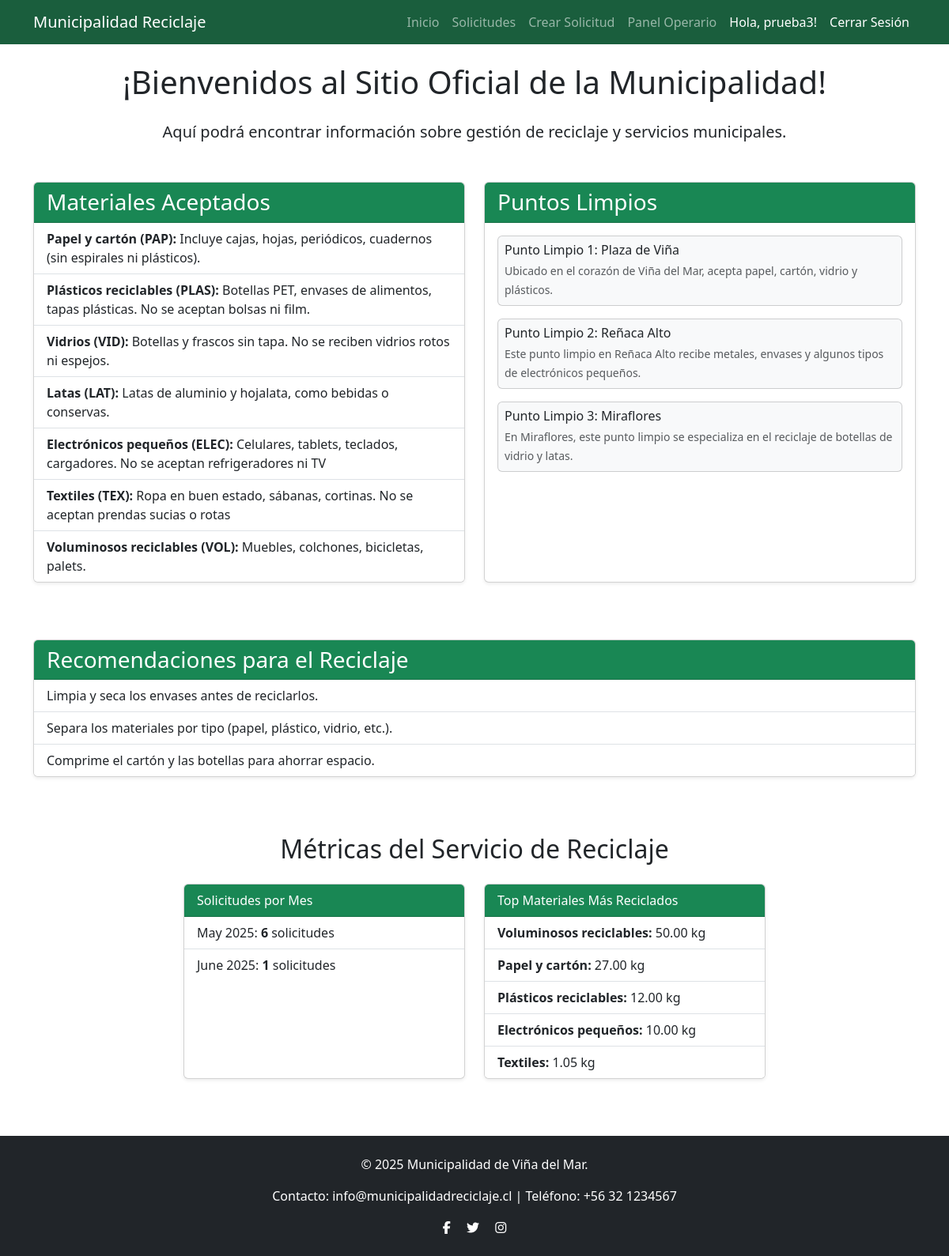
Screenshot of / (signed in) with the database file from the repository.
### solicitudes/models.py (models this page shows, shortened)
class Material(models.Model):
    codigo = models.CharField(max_length=10, unique=True)
    nombre = models.CharField(max_length=100)
    descripcion = models.TextField()
    class Meta:
        verbose_name_plural = "Materiales"

### core/views.py (the view)
# urls.py: path('', views.home, name='home'),
def home(request):
    materiales = Material.objects.all()
    solicitudes_por_mes_query = SolicitudDeRetiro.objects \
        .annotate(month=TruncMonth('fecha_solicitud')) \
        .values('month') \
        .annotate(count=Count('id')) \
        .order_by('month')
    solicitudes_mes_formateadas = []
    for item in solicitudes_por_mes_query:
        nombre_mes = item['month'].strftime('%B')
        nombre_mes = nombre_mes.capitalize()
        solicitudes_mes_formateadas.append({
            'mes': f"{nombre_mes} {item['month'].year}",
            'cantidad': item['count']
        })
    materiales_mas_reciclados = SolicitudDeRetiro.objects \
        .values('material__nombre') \
        .annotate(total_cantidad=Sum('cantidad_estimada')) \
        .order_by('-total_cantidad')[:5] # Ordena de mayor a menor y toma los primeros 5
    context = {
        'materiales': materiales,
        'solicitudes_por_mes': solicitudes_mes_formateadas,
        'materiales_mas_reciclados': materiales_mas_reciclados,
    }
    return render(request, 'home.html', context)

### solicitudes/context_processors.py (called while the page is built)
def roles_context(request):
    es_operario = False
    es_administrador_custom = False
    if request.user.is_authenticated:
        if request.user.is_superuser:
            es_operario = True
            es_administrador_custom = True
        elif request.user.is_staff and request.user.groups.filter(name='Operarios').exists():
            es_operario = True
    return {
        'es_operario': es_operario,
        'es_administrador_custom': es_administrador_custom,
    }

### core/templates/home.html (shortened to what this page needs)
{% extends 'base.html' %}
{% load static %}
{% block content %}
    <div class="container mt-4">
        <h1 class="mb-4 text-center">¡Bienvenidos al Sitio Oficial de la Municipalidad!</h1>
        <p class="lead text-center">Aquí podrá encontrar información sobre gestión de reciclaje y servicios municipales.</p>
        <div class="row mt-5">
            <div class="col-md-6 mb-4">
                <div class="card h-100 shadow-sm">
                    <div class="card-header bg-success text-white">
                        <h3 class="card-title mb-0">Materiales Aceptados</h3>
                    </div>
                    <ul class="list-group list-group-flush">
                        {% if materiales %}
                            {% for material in materiales %}
                                <li class="list-group-item">
                                    <strong>{{ material.nombre }} ({{ material.codigo }}):</strong> {{ material.descripcion }}
                                </li>
                            {% endfor %}
                        {% else %}
                            <li class="list-group-item text-muted">No hay materiales disponibles en este momento.</li>
                        {% endif %}
                    </ul>
                </div>
            </div>
            <div class="col-md-6 mb-4">
                <div class="card h-100 shadow-sm">
                    <div class="card-header bg-success text-white">
                        <h3 class="card-title mb-0">Puntos Limpios</h3>
                    </div>
                    <div class="card-body">
                        <div class="row">
                            <div class="col-12">
                                <div class="card mb-3 bg-light">
                                    <div class="card-body p-2">
                                        <h6 class="card-title mb-1">Punto Limpio 1: Plaza de Viña</h6>
                                        <small class="card-text text-muted">Ubicado en el corazón de Viña del Mar, acepta papel, cartón, vidrio y plásticos.</small>
                                    </div>
                                </div>
                            </div>
                            <div class="col-12">
                                <div class="card mb-3 bg-light">
                                    <div class="card-body p-2">
                                        <h6 class="card-title mb-1">Punto Limpio 2: Reñaca Alto</h6>
                                        <small class="card-text text-muted">Este punto limpio en Reñaca Alto recibe metales, envases y algunos tipos de electrónicos pequeños.</small>
                                    </div>
                                </div>
                            </div>
                            <div class="col-12">
                                <div class="card mb-0 bg-light">
                                    <div class="card-body p-2">
                                        <h6 class="card-title mb-1">Punto Limpio 3: Miraflores</h6>
                                        <small class="card-text text-muted">En Miraflores, este punto limpio se especializa en el reciclaje de botellas de vidrio y latas.</small>
                                    </div>
                                </div>
                            </div>
                        </div>
                    </div>
                </div>
            </div>
        </div>
        <div class="row mt-5">
            <div class="col-12 mb-4">
                <div class="card shadow-sm">
                    <div class="card-header bg-success text-white">
                        <h3 class="card-title mb-0">Recomendaciones para el Reciclaje</h3>
                    </div>
                    <ul class="list-group list-group-flush">
                        <li class="list-group-item">Limpia y seca los envases antes de reciclarlos.</li>
                        <li class="list-group-item">Separa los materiales por tipo (papel, plástico, vidrio, etc.).</li>
                        <li class="list-group-item">Comprime el cartón y las botellas para ahorrar espacio.</li>
                    </ul>
                </div>
            </div>
        </div>
        <div class="row mt-5">
            <div class="col-12">
                <h2 class="mb-4 text-center">Métricas del Servicio de Reciclaje</h2>
                <div class="row justify-content-center">
                    <div class="col-md-4 mb-4">
                        <div class="card h-100 shadow-sm">
                            <div class="card-header bg-success text-white">
                                Solicitudes por Mes
                            </div>
                            <ul class="list-group list-group-flush">
                                {% if solicitudes_por_mes %}
                                    {% for item in solicitudes_por_mes %}
                                        <li class="list-group-item">{{ item.mes }}: <strong>{{ item.cantidad }}</strong> solicitudes</li>
                                    {% endfor %}
                                {% else %}
                                    <li class="list-group-item">No hay datos de solicitudes por mes aún.</li>
                                {% endif %}
                            </ul>
                        </div>
                    </div>
                    <div class="col-md-4 mb-4">
                        <div class="card h-100 shadow-sm">
                            <div class="card-header bg-success text-white">
                                Top Materiales Más Reciclados
                            </div>
                            <ul class="list-group list-group-flush">
                                {% if materiales_mas_reciclados %}
                                    {% for item in materiales_mas_reciclados %}
                                        <li class="list-group-item"><strong>{{ item.material__nombre }}:</strong> {{ item.total_cantidad|floatformat:2 }} kg</li>
                                    {% endfor %}
                                {% else %}
                                    <li class="list-group-item">No hay datos de materiales reciclados aún.</li>
                                {% endif %}
                            </ul>
                        </div>
                    </div>
                </div>
            </div>
        </div>
    </div>
    <div class="container-fluid bg-dark text-white text-center py-4 mt-5">
        <footer class="">
            <div class="container">
                <p>&copy; 2025 Municipalidad de Viña del Mar.</p>
                <p>Contacto: info@municipalidadreciclaje.cl | Teléfono: +56 32 1234567</p>
                <div>
                    <a href="#" class="text-white mx-2"><i class="fab fa-facebook-f"></i></a>
                    <a href="#" class="text-white mx-2"><i class="fab fa-twitter"></i></a>
                    <a href="#" class="text-white mx-2"><i class="fab fa-instagram"></i></a>
                </div>
            </div>
        </footer>
    </div>
{% endblock %}

### templates/base.html (shortened to what this page needs)
{% load static %}
<!DOCTYPE html>
<html lang="es">
<head>
    <link href="https://cdn.jsdelivr.net/npm/bootstrap@5.3.3/dist/css/bootstrap.min.css" rel="stylesheet">
    <link rel="stylesheet" href="https://cdnjs.cloudflare.com/ajax/libs/font-awesome/6.5.2/css/all.min.css" />
    <link rel="stylesheet" href="{% static 'styles.css' %}">
</head>
<body>
    <nav class="navbar navbar-expand-lg navbar-dark navbar-custom-green sticky-top">
        <div class="container">
            <a class="navbar-brand" href="{% url 'core:home' %}">Municipalidad Reciclaje</a>
            <div class="collapse navbar-collapse" id="navbarNav">
                <ul class="navbar-nav ms-auto">
                    <li class="nav-item">
                        <a class="nav-link" href="{% url 'core:home' %}">Inicio</a>
                    </li>
                    <li class="nav-item">
                        <a class="nav-link" href="{% url 'solicitudes:index' %}">Solicitudes</a>
                    </li>
                    {% if user.is_authenticated %}
                        <li class="nav-item">
                            <a class="nav-link" href="{% url 'solicitudes:crear_solicitud' %}">Crear Solicitud</a>
                        </li>
                        {% if es_operario %}
                        <li class="nav-item">
                            <a class="nav-link" href="{% url 'solicitudes:dashboard_operario' %}">Panel Operario</a>
                        </li>
                        {% endif %}
                        <li class="nav-item">
                            <span class="nav-link text-white">Hola, {{ user.username }}!</span>
                        </li>
                        <li class="nav-item">
                            <form action="{% url 'logout' %}" method="post" style="display: inline;">
                                <button type="submit" class="nav-link btn btn-link text-white" style="text-decoration: none;">Cerrar Sesión</button>
                            </form>
                        </li>
                    {% endif %}
                </ul>
            </div>
        </div>
    </nav>
    {% block content %}
    {% endblock %}
</body>
</html>

### static/styles.css (style rules this page uses)
.navbar-custom-green { background-color: #1a5e3d; }

### rows the page displays
Material: nombre "Papel y cartón", codigo "PAP", descripcion "Incluye cajas, hojas, periódicos, cuadernos (sin espirales ni plásticos)."
Material: nombre "Plásticos reciclables", codigo "PLAS", descripcion "Botellas PET, envases de alimentos, tapas plásticas. No se aceptan bolsas ni film."
Material: nombre "Vidrios", codigo "VID", descripcion "Botellas y frascos sin tapa. No se reciben vidrios rotos ni espejos."
Material: nombre "Latas", codigo "LAT", descripcion "Latas de aluminio y hojalata, como bebidas o conservas."
Material: nombre "Electrónicos pequeños", codigo "ELEC", descripcion "Celulares, tablets, teclados, cargadores. No se aceptan refrigeradores ni TV"
Material: nombre "Textiles", codigo "TEX", descripcion "Ropa en buen estado, sábanas, cortinas. No se aceptan prendas sucias o rotas"
Material: nombre "Voluminosos reciclables", codigo "VOL", descripcion "Muebles, colchones, bicicletas, palets."

### other values shown
{{ user.username }} "prueba3"
{{ item.mes }} "May 2025" "June 2025"
{{ item.cantidad }} "6" "1"
{{ item.material__nombre }} "Voluminosos reciclables" "Papel y cartón" "Plásticos reciclables" "Electrónicos pequeños" "Textiles"
{{ item.total_cantidad|floatformat:2 }} "50.00" "27.00" "12.00" "10.00" "1.05"
